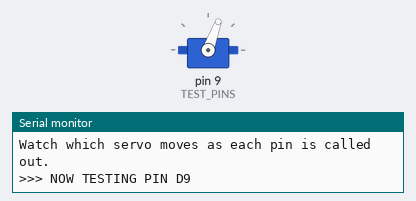
A sketch run on a simulated Arduino Uno, built with avr-gcc and run on an emulated ATmega328P. Shown: servo, the last lines printed to the serial monitor.

Above: at 1.1 s.
At 15.1 s:
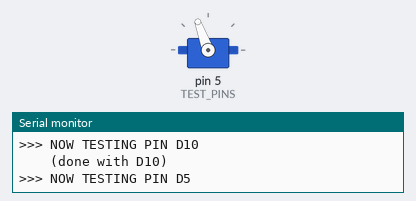
At 32.2 s:
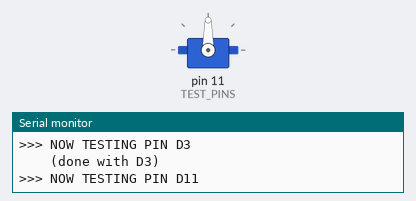
Timing chart, 0 to 40.0 s (numbered marks = the images above):
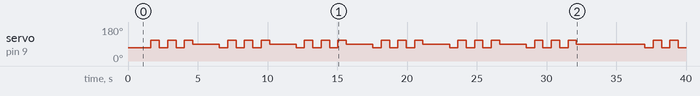

The sketch:

pin_finder.ino
```cpp
/*
 * pin_finder.ino  --  Arduino Uno
 *
 * Diagnostic ONLY. Upload this, open Serial Monitor at 9600 baud, and
 * watch which physical servo moves as each pin is announced.
 *
 * It attaches ONE pin at a time and wiggles it between 70 and 110 degrees,
 * so there is no ambiguity about which servo is responding. Write down the
 * pin number for the hunter pan servo and the hunter tilt servo, then put
 * those numbers into gimbal_receiver.ino.
 *
 * The 70-110 range is deliberately narrow and centred, so a servo cannot
 * slam into a mechanical stop while you are watching.
 */

#include <Servo.h>

// Candidate pins to test. Add or remove as needed.
const byte TEST_PINS[] = {9, 10, 5, 6, 3, 11};
const byte N_PINS = sizeof(TEST_PINS) / sizeof(TEST_PINS[0]);

Servo s;

void setup() {
  Serial.begin(9600);
  delay(1000);
  Serial.println();
  Serial.println("=== SERVO PIN FINDER ===");
  Serial.println("Watch which servo moves as each pin is called out.");
  Serial.println();
}

void loop() {
  for (byte i = 0; i < N_PINS; i++) {
    byte pin = TEST_PINS[i];

    Serial.print(">>> NOW TESTING PIN D");
    Serial.println(pin);

    s.attach(pin);

    // Three slow wiggles so it is easy to spot.
    for (byte rep = 0; rep < 3; rep++) {
      s.write(70);
      delay(600);
      s.write(110);
      delay(600);
    }
    s.write(90);
    delay(400);

    s.detach();          // release before moving to the next pin

    Serial.print("    (done with D");
    Serial.print(pin);
    Serial.println(")");
    Serial.println();
    delay(1500);         // pause so you can note it down
  }

  Serial.println("--- full pass complete, looping again ---");
  Serial.println();
  delay(3000);
}
```

Measured:
- by itself, servo on pin 9 (TEST_PINS): 70° → 110° at 1.6 s, → 70° 0.60 s later, → 110° 0.60 s later, → 70° 0.60 s later, … (46 changes in this stretch)
